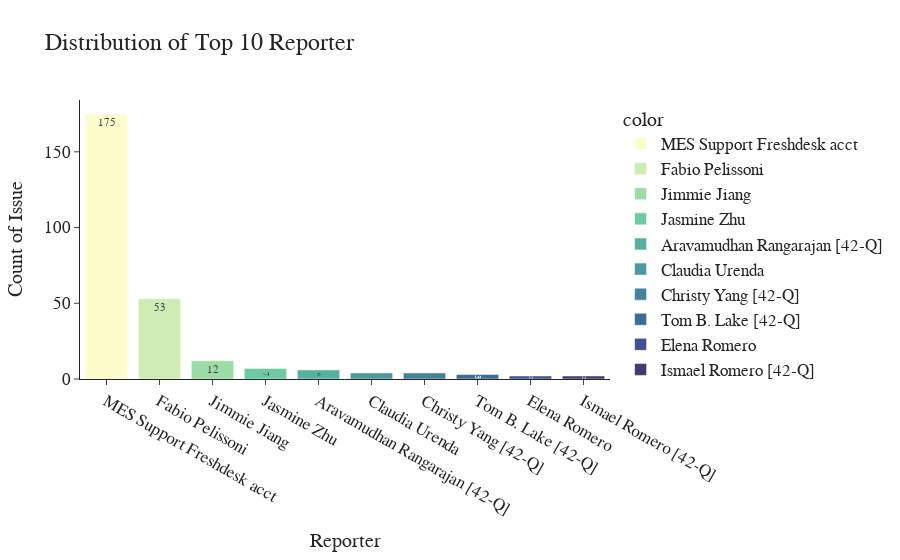

The cell this chart's notebook holds for it:
### Code cell
reporter = df['Reporter'].value_counts()[:10]
fig = px.bar(x=reporter.index,y=reporter.values,text=reporter.values,
       color = reporter.index, color_discrete_sequence=px.colors.sequential.deep,
        title = 'Distribution of Top 10 Reporter',
        template = 'simple_white')

fig.update_traces(textposition='inside',
                  textfont_size=11)

fig.update_layout(
    xaxis_title = 'Reporter',
    yaxis_title = 'Count of Issue',
    font=dict(size=17,family="Times New Roman"),)

fig.show()

### Figure 1 — Plotly figure (JSON) as saved in the notebook; plotly's stock layout.template omitted (floating-point values rounded to 4 significant figures)
{"data": [{"alignmentgroup": "True", "hovertemplate": "color=MES Support Freshdesk acct<br>x=%{x}<br>y=%{y}<br>text=%{text}<extra></extra>", "legendgroup": "MES Support Freshdesk acct", "marker": {"color": "rgb(253, 253, 204)", "pattern": {"shape": ""}}, "name": "MES Support Freshdesk acct", "offsetgroup": "MES Support Freshdesk acct", "orientation": "v", "showlegend": true, "text": [175], "textfont": {"size": 11}, "textposition": "inside", "type": "bar", "x": ["MES Support Freshdesk acct"], "xaxis": "x", "y": [175], "yaxis": "y"}, {"alignmentgroup": "True", "hovertemplate": "color=Fabio Pelissoni<br>x=%{x}<br>y=%{y}<br>text=%{text}<extra></extra>", "legendgroup": "Fabio Pelissoni", "marker": {"color": "rgb(206, 236, 179)", "pattern": {"shape": ""}}, "name": "Fabio Pelissoni", "offsetgroup": "Fabio Pelissoni", "orientation": "v", "showlegend": true, "text": [53], "textfont": {"size": 11}, "textposition": "inside", "type": "bar", "x": ["Fabio Pelissoni"], "xaxis": "x", "y": [53], "yaxis": "y"}, {"alignmentgroup": "True", "hovertemplate": "color=Jimmie Jiang<br>x=%{x}<br>y=%{y}<br>text=%{text}<extra></extra>", "legendgroup": "Jimmie Jiang", "marker": {"color": "rgb(156, 219, 165)", "pattern": {"shape": ""}}, "name": "Jimmie Jiang", "offsetgroup": "Jimmie Jiang", "orientation": "v", "showlegend": true, "text": [12], "textfont": {"size": 11}, "textposition": "inside", "type": "bar", "x": ["Jimmie Jiang"], "xaxis": "x", "y": [12], "yaxis": "y"}, {"alignmentgroup": "True", "hovertemplate": "color=Jasmine Zhu<br>x=%{x}<br>y=%{y}<br>text=%{text}<extra></extra>", "legendgroup": "Jasmine Zhu", "marker": {"color": "rgb(111, 201, 163)", "pattern": {"shape": ""}}, "name": "Jasmine Zhu", "offsetgroup": "Jasmine Zhu", "orientation": "v", "showlegend": true, "text": [7], "textfont": {"size": 11}, "textposition": "inside", "type": "bar", "x": ["Jasmine Zhu"], "xaxis": "x", "y": [7], "yaxis": "y"}, {"alignmentgroup": "True", "hovertemplate": "color=Aravamudhan Rangarajan [42-Q]<br>x=%{x}<br>y=%{y}<br>text=%{text}<extra></extra>", "legendgroup": "Aravamudhan Rangarajan [42-Q]", "marker": {"color": "rgb(86, 177, 163)", "pattern": {"shape": ""}}, "name": "Aravamudhan Rangarajan [42-Q]", "offsetgroup": "Aravamudhan Rangarajan [42-Q]", "orientation": "v", "showlegend": true, "text": [6], "textfont": {"size": 11}, "textposition": "inside", "type": "bar", "x": ["Aravamudhan Rangarajan [42-Q]"], "xaxis": "x", "y": [6], "yaxis": "y"}, {"alignmentgroup": "True", "hovertemplate": "color=Claudia Urenda<br>x=%{x}<br>y=%{y}<br>text=%{text}<extra></extra>", "legendgroup": "Claudia Urenda", "marker": {"color": "rgb(76, 153, 160)", "pattern": {"shape": ""}}, "name": "Claudia Urenda", "offsetgroup": "Claudia Urenda", "orientation": "v", "showlegend": true, "text": [4], "textfont": {"size": 11}, "textposition": "inside", "type": "bar", "x": ["Claudia Urenda"], "xaxis": "x", "y": [4], "yaxis": "y"}, {"alignmentgroup": "True", "hovertemplate": "color=Christy Yang [42-Q]<br>x=%{x}<br>y=%{y}<br>text=%{text}<extra></extra>", "legendgroup": "Christy Yang [42-Q]", "marker": {"color": "rgb(68, 130, 155)", "pattern": {"shape": ""}}, "name": "Christy Yang [42-Q]", "offsetgroup": "Christy Yang [42-Q]", "orientation": "v", "showlegend": true, "text": [4], "textfont": {"size": 11}, "textposition": "inside", "type": "bar", "x": ["Christy Yang [42-Q]"], "xaxis": "x", "y": [4], "yaxis": "y"}, {"alignmentgroup": "True", "hovertemplate": "color=Tom B. Lake [42-Q]<br>x=%{x}<br>y=%{y}<br>text=%{text}<extra></extra>", "legendgroup": "Tom B. Lake [42-Q]", "marker": {"color": "rgb(62, 108, 150)", "pattern": {"shape": ""}}, "name": "Tom B. Lake [42-Q]", "offsetgroup": "Tom B. Lake [42-Q]", "orientation": "v", "showlegend": true, "text": [3], "textfont": {"size": 11}, "textposition": "inside", "type": "bar", "x": ["Tom B. Lake [42-Q]"], "xaxis": "x", "y": [3], "yaxis": "y"}, {"alignmentgroup": "True", "hovertemplate": "color=Elena Romero<br>x=%{x}<br>y=%{y}<br>text=%{text}<extra></extra>", "legendgroup": "Elena Romero", "marker": {"color": "rgb(62, 82, 143)", "pattern": {"shape": ""}}, "name": "Elena Romero", "offsetgroup": "Elena Romero", "orientation": "v", "showlegend": true, "text": [2], "textfont": {"size": 11}, "textposition": "inside", "type": "bar", "x": ["Elena Romero"], "xaxis": "x", "y": [2], "yaxis": "y"}, {"alignmentgroup": "True", "hovertemplate": "color=Ismael Romero [42-Q]<br>x=%{x}<br>y=%{y}<br>text=%{text}<extra></extra>", "legendgroup": "Ismael Romero [42-Q]", "marker": {"color": "rgb(64, 60, 115)", "pattern": {"shape": ""}}, "name": "Ismael Romero [42-Q]", "offsetgroup": "Ismael Romero [42-Q]", "orientation": "v", "showlegend": true, "text": [2], "textfont": {"size": 11}, "textposition": "inside", "type": "bar", "x": ["Ismael Romero [42-Q]"], "xaxis": "x", "y": [2], "yaxis": "y"}], "layout": {"barmode": "relative", "font": {"family": "Times New Roman", "size": 17}, "legend": {"title": {"text": "color"}, "tracegroupgap": 0}, "title": {"text": "Distribution of Top 10 Reporter"}, "xaxis": {"anchor": "y", "domain": [0, 1], "title": {"text": "Reporter"}}, "yaxis": {"anchor": "x", "domain": [0, 1], "title": {"text": "Count of Issue"}}}}
